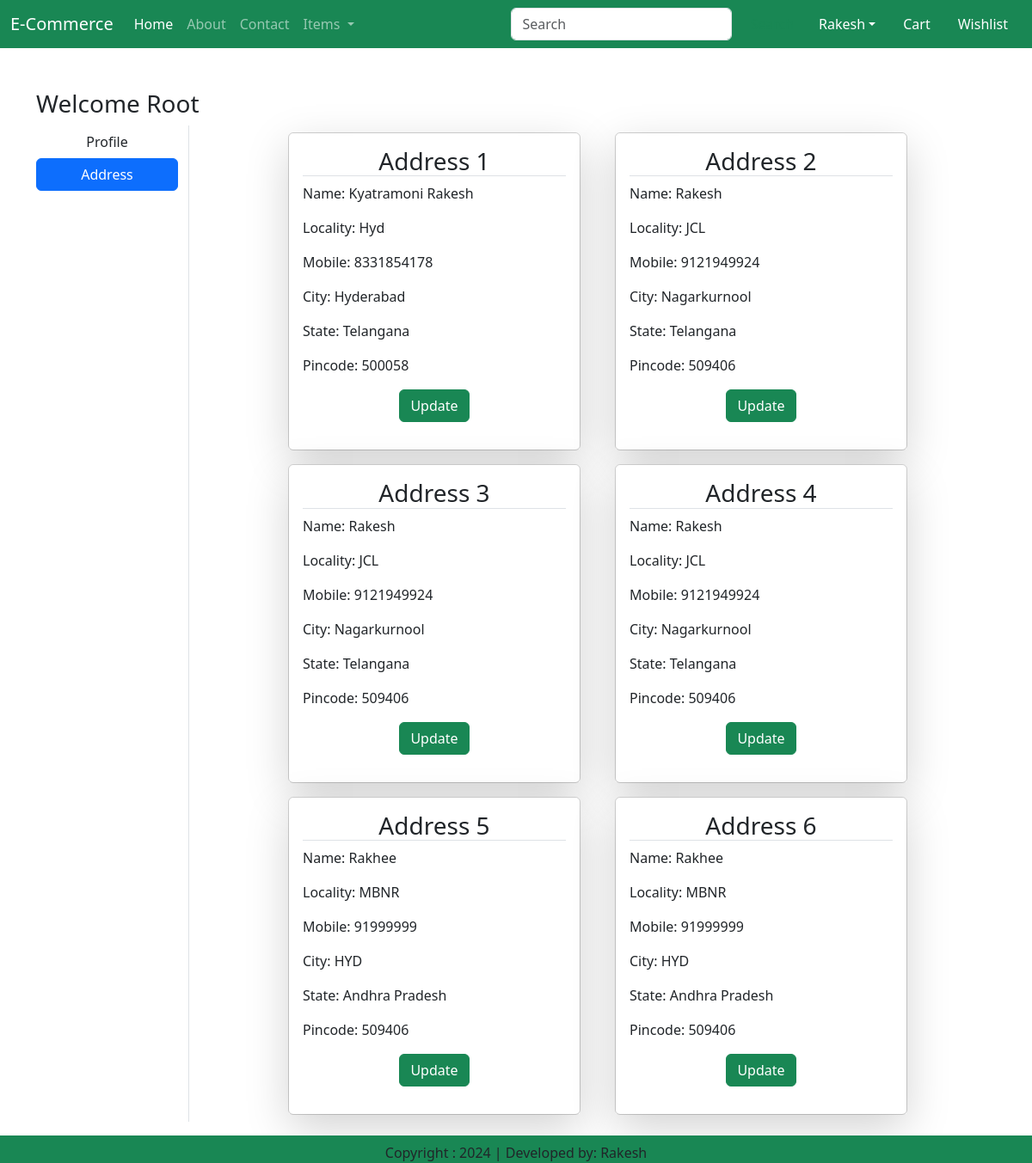
Screenshot of /address (signed in) with the database file from the repository.
### EcApp/models.py (models this page shows, shortened)
class Customer(models.Model):
    user = models.ForeignKey(User, on_delete=models.CASCADE)
    name = models.CharField(max_length=200)
    locality = models.CharField(max_length=200)
    city = models.CharField(max_length=50)
    mobile = models.IntegerField(default=0)
    zipcode = models.IntegerField()
    state = models.CharField(choices=STATE_CHOICES, max_length=100)

### EcApp/views.py (the view)
def address(request):
    add = Customer.objects.filter(user=request.user)
    return render(request,'address.html',locals())

### EcApp/templates/address.html (shortened to what this page needs)
{% extends 'base.html' %}
{% load static %}
{% block main-content %}
<div class="container my-5">
    <div class="row">
        <h3>Welcome <span class="text-capitalize">{{ request.user }}</span></h3>
        <div class="col-sm-2 border-end">
            <ul class="list-unstyled">
                <li class="d-grid"><a href="{% url 'profile' %}" class="btn ">Profile</a></li>
                <li class="d-grid"><a href="{% url 'address' %}" class="btn btn-primary">Address</a></li>
            </ul>
        </div>
        <div class="col-sm-8 offset-sm-1">
            <div class="row">
                {% for ad in add %}
                    <div class="col-sm-6">
                        <div class="card m-2">
                            <div class="card-body shadow-lg ">
                                <h3 class="border-bottom" style="text-align: center">Address {{forloop.counter}}</h3>
                                <p>Name: {{ad.name}}</p>
                                <p>Locality: {{ad.locality}}</p>
                                <p>Mobile: {{ad.mobile}}</p>
                                <p>City: {{ad.city}}</p>
                                <p>State: {{ad.state}}</p>
                                <p>Pincode: {{ad.zipcode}}</p>
                                <p class="text-center"><a href="{% url 'update_add' pk=ad.id %}" type="button" class="btn btn-success">Update</a></p>
                            </div>
                        </div>
                    </div>
                {% endfor %}
            </div>
        </div>
    </div>
</div>
{% endblock main-content %}

### rows the page displays
Customer: name "Kyatramoni Rakesh", locality "Hyd", mobile "8331854178", city "Hyderabad", state "Telangana", zipcode "500058"
Customer: name "Rakesh", locality "JCL", mobile "9121949924", city "Nagarkurnool", state "Telangana", zipcode "509406"
Customer: name "Rakesh", locality "JCL", mobile "9121949924", city "Nagarkurnool", state "Telangana", zipcode "509406"
Customer: name "Rakesh", locality "JCL", mobile "9121949924", city "Nagarkurnool", state "Telangana", zipcode "509406"
Customer: name "Rakhee", locality "MBNR", mobile "91999999", city "HYD", state "Andhra Pradesh", zipcode "509406"
Customer: name "Rakhee", locality "MBNR", mobile "91999999", city "HYD", state "Andhra Pradesh", zipcode "509406"

### other values shown
{{ request.user }} "Root"
